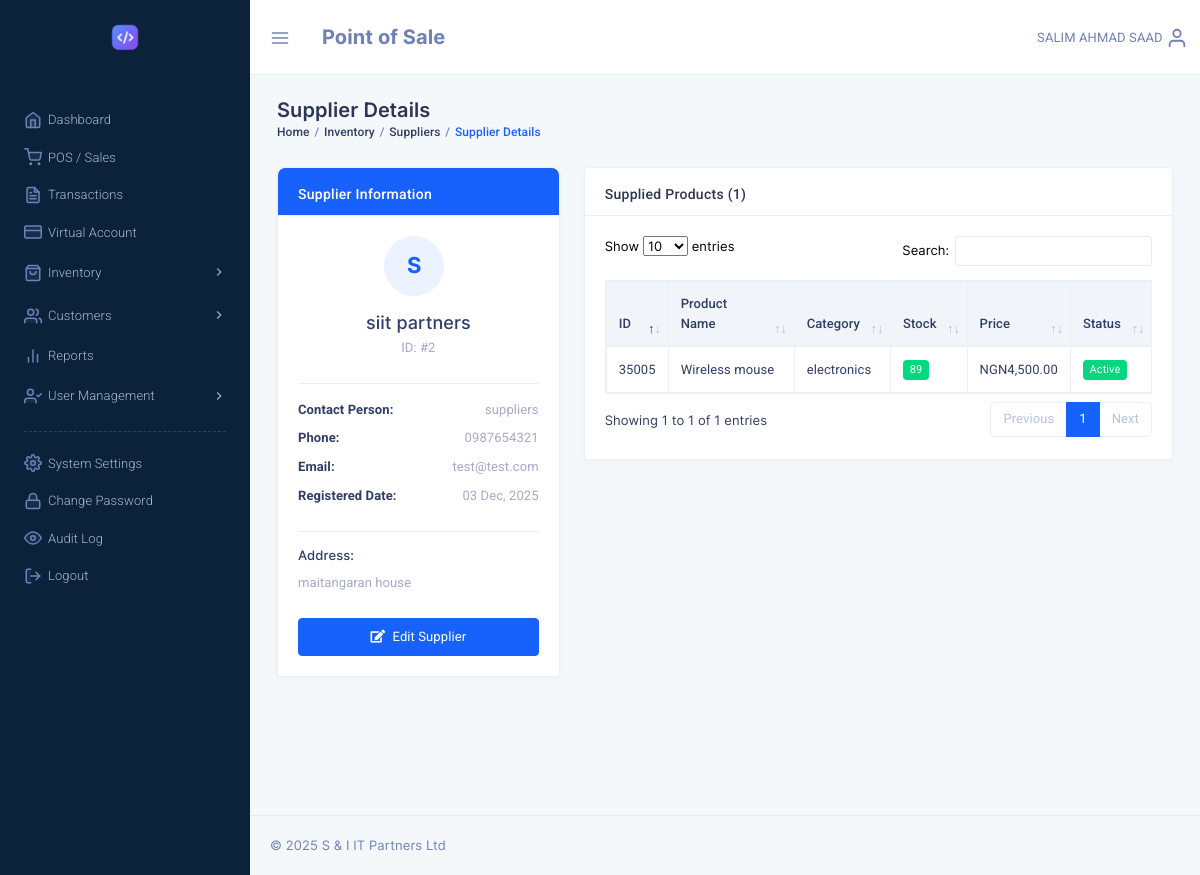
Page /supplier_details.php?id=2 (signed in) on the committed database.
### tables this page shows
CREATE TABLE `system_settings` (
  `id` int NOT NULL,
  `setting_key` varchar(100) NOT NULL,
  `setting_value` text,
  `setting_type` enum('text','number','boolean','json') NOT NULL DEFAULT 'text',
  `description` varchar(255) DEFAULT NULL,
  `updated_by` varchar(32) DEFAULT NULL,
  `updated_at` timestamp NULL DEFAULT NULL ON UPDATE CURRENT_TIMESTAMP
);

CREATE TABLE `suppliers` (
  `id` int NOT NULL,
  `supplier_name` varchar(150) NOT NULL,
  `contact_name` varchar(100) DEFAULT NULL,
  `phone` varchar(20) DEFAULT NULL,
  `email` varchar(100) DEFAULT NULL,
  `address` text,
  `updated_by` varchar(32) NOT NULL,
  `last_update` timestamp NOT NULL DEFAULT CURRENT_TIMESTAMP ON UPDATE CURRENT_TIMESTAMP,
  `reg_by` varchar(32) NOT NULL,
  `reg_date` datetime NOT NULL
);

CREATE TABLE `products` (
  `id` int NOT NULL,
  `sku` varchar(50) DEFAULT NULL,
  `name` varchar(255) NOT NULL,
  `description` varchar(255) NOT NULL,
  `category_id` int NOT NULL,
  `supplier_id` int NOT NULL,
  `barcode` varchar(20) DEFAULT NULL,
  `cost_price` double(10,2) NOT NULL,
  `selling_price` double(10,2) NOT NULL,
  `qty_in_stock` int NOT NULL DEFAULT '0',
  `low_stock_alert` int NOT NULL,
  `hasBatches` tinyint(1) NOT NULL,
  `updated_by` varchar(32) DEFAULT NULL,
  `last_update` timestamp NULL DEFAULT NULL ON UPDATE CURRENT_TIMESTAMP,
  `reg_by` varchar(32) NOT NULL,
  `reg_date` datetime DEFAULT NULL,
  `is_active` tinyint(1) NOT NULL DEFAULT '0',
  `image_url` varchar(255) DEFAULT NULL
);

CREATE TABLE `categories` (
  `id` int NOT NULL,
  `name` varchar(100) NOT NULL,
  `description` text,
  `parent_id` int DEFAULT NULL,
  `updated_by` varchar(32) DEFAULT NULL,
  `last_update` datetime NOT NULL DEFAULT CURRENT_TIMESTAMP ON UPDATE CURRENT_TIMESTAMP,
  `reg_by` varchar(32) NOT NULL,
  `reg_date` datetime NOT NULL DEFAULT CURRENT_TIMESTAMP,
  `is_active` tinyint(1) NOT NULL DEFAULT '1'
);

### include/admin_constants.php (called while the page is built, shortened)
<?php
$admin = $_SESSION['pos_admin'];
if((!isset($_SESSION['pos_admin_basic'])) || (!is_array($_SESSION['pos_admin_basic']))) {
	$constantSQL = "SELECT id, username, sname, fname, mname FROM admins WHERE username= :username";
	$constantQuery = $dbh->prepare($constantSQL);
	$constantQuery->bindParam(':username', $admin, PDO::PARAM_STR);
	$constantQuery->execute();
	$constantResult = $constantQuery->fetch(PDO::FETCH_ASSOC);
	$fullname = !empty($constantResult['mname']) ? ($constantResult['fname'] . ' ' . $constantResult['mname'] . ' ' . $constantResult['sname']) : ($constantResult['fname'] . ' ' . $constantResult['sname']);
	$admin_fullname = $_SESSION['pos_admin_basic']['fullname'] = strtoupper($fullname);
} else {
	$admin_fullname = $_SESSION['pos_admin_basic']['fullname'];
}
?>

### include/functions.php (called while the page is built, shortened)
<?php
function get_currency($dbh)
{
	try {
		$sql = "SELECT setting_value FROM system_settings WHERE setting_key = 'currency_code' LIMIT 1";
		$query = $dbh->prepare($sql);
		$query->execute();
		$result = $query->fetch(PDO::FETCH_ASSOC);
		$currency = $result ? $result['setting_value'] : 'NGN';
		return $currency;
	} catch (PDOException $e) {
		$_SESSION['currency'] = 'NGN';
		return 'NGN';
	}
}
?>

### supplier_details.php (the view, shortened to what this page needs)
<?php
require("config.php");
require("include/functions.php");
require("include/admin_constants.php");
$id = $_GET['id'] ?? 0;
$sql = "SELECT * FROM suppliers WHERE id = :id";
$query = $dbh->prepare($sql);
$query->bindParam(':id', $id, PDO::PARAM_INT);
$query->execute();
$supplier = $query->fetch(PDO::FETCH_ASSOC);
$sql = "SELECT p.*, c.name as category_name
        FROM products p
        LEFT JOIN categories c ON p.category_id = c.id
        WHERE p.supplier_id = :id AND p.is_active = 1
        ORDER BY p.name ASC";
$query = $dbh->prepare($sql);
$query->bindParam(':id', $id, PDO::PARAM_INT);
$query->execute();
$products = $query->fetchAll(PDO::FETCH_ASSOC);
?>
<!DOCTYPE html>
<html lang="en">
<head>
    <link href="template/assets/css/bootstrap.min.css" rel="stylesheet" type="text/css" />
    <link href="template/assets/css/icons.min.css" rel="stylesheet" type="text/css" />
    <link href="template/assets/css/metisMenu.min.css" rel="stylesheet" type="text/css" />
    <link href="template/assets/css/app.min.css" rel="stylesheet" type="text/css" />
    <link href="template/plugins/datatables/dataTables.bootstrap5.min.css" rel="stylesheet" type="text/css" />
    <link href="template/plugins/datatables/responsive.bootstrap4.min.css" rel="stylesheet" type="text/css" />
</head>
<body class="dark-sidenav">
    <?php include('include/sidebar.php'); ?>
    <div class="page-wrapper">
        <div class="topbar"><?php require('template/top_nav_admin.php'); ?></div>
        <div class="page-content">
            <div class="container-fluid">
                <div class="row">
                    <div class="col-sm-12">
                        <div class="page-title-box">
                            <h4 class="page-title">Supplier Details</h4>
                            <ol class="breadcrumb">
                                <li class="breadcrumb-item"><a href="dashboard.php">Home</a></li>
                                <li class="breadcrumb-item"><a href="all_products.php">Inventory</a></li>
                                <li class="breadcrumb-item"><a href="manage_suppliers.php">Suppliers</a></li>
                                <li class="breadcrumb-item active">Supplier Details</li>
                            </ol>
                        </div>
                    </div>
                </div>
                <div class="row">
                    <div class="col-lg-4">
                        <div class="card">
                            <div class="card-header bg-primary">
                                <h5 class="card-title text-white mb-0">Supplier Information</h5>
                            </div>
                            <div class="card-body">
                                <div class="text-center mb-4">
                                    <div class="avatar-box thumb-xl align-self-center mr-2">
                                        <span class="avatar-title bg-soft-primary rounded-circle text-primary">
                                            <?php echo strtoupper(substr($supplier['supplier_name'], 0, 1)); ?>
                                        </span>
                                    </div>
                                    <h4 class="mt-3 mb-1"><?php echo htmlspecialchars($supplier['supplier_name']); ?></h4>
                                    <p class="text-muted mb-0">ID: #<?php echo $supplier['id']; ?></p>
                                </div>
                                <hr>
                                <div class="row">
                                    <div class="col-12">
                                        <p class="mb-2"><strong>Contact Person:</strong> <span class="float-right text-muted"><?php echo htmlspecialchars($supplier['contact_name'] ?? '-'); ?></span></p>
                                        <p class="mb-2"><strong>Phone:</strong> <span class="float-right text-muted"><?php echo htmlspecialchars($supplier['phone'] ?? '-'); ?></span></p>
                                        <p class="mb-2"><strong>Email:</strong> <span class="float-right text-muted"><?php echo htmlspecialchars($supplier['email'] ?? '-'); ?></span></p>
                                        <p class="mb-2"><strong>Registered Date:</strong> <span class="float-right text-muted"><?php echo date('d M, Y', strtotime($supplier['reg_date'])); ?></span></p>
                                    </div>
                                </div>
                                <hr>
                                <h6 class="mt-3">Address:</h6>
                                <p class="text-muted"><?php echo nl2br(htmlspecialchars($supplier['address'] ?? '-')); ?></p>
                                <div class="mt-4">
                                    <a href="edit_supplier.php?id=<?php echo $supplier['id']; ?>" class="btn btn-primary btn-block"><i class="fas fa-edit mr-1"></i> Edit Supplier</a>
                                </div>
                            </div>
                        </div>
                    </div>
                    <div class="col-lg-8">
                        <div class="card">
                            <div class="card-header">
                                <h5 class="card-title mb-0">Supplied Products (<?php echo count($products); ?>)</h5>
                            </div>
                            <div class="card-body">
                                <div class="table-responsive">
                                    <table id="productsTable" class="table table-striped table-bordered">
                                        <thead>
                                            <tr>
                                                <th>ID</th>
                                                <th>Product Name</th>
                                                <th>Category</th>
                                                <th>Stock</th>
                                                <th>Price</th>
                                                <th>Status</th>
                                            </tr>
                                        </thead>
                                        <tbody>
                                            <?php foreach ($products as $product): ?>
                                                <tr>
                                                    <td><?php echo $product['id']; ?></td>
                                                    <td><?php echo htmlspecialchars($product['name']); ?></td>
                                                    <td><?php echo htmlspecialchars($product['category_name'] ?? '-'); ?></td>
                                                    <td>
                                                        <?php if ($product['qty_in_stock'] <= $product['low_stock_alert']): ?>
                                                            <span class="badge badge-danger"><?php echo $product['qty_in_stock']; ?></span>
                                                        <?php else: ?>
                                                            <span class="badge badge-success"><?php echo $product['qty_in_stock']; ?></span>
                                                        <?php endif; ?>
                                                    </td>
                                                    <td><?php echo get_currency($dbh) . number_format($product['selling_price'], 2); ?></td>
                                                    <td>
                                                        <?php if ($product['is_active']): ?>
                                                            <span class="badge badge-success">Active</span>
                                                        <?php else: ?>
                                                            <span class="badge badge-danger">Inactive</span>
                                                        <?php endif; ?>
                                                    </td>
                                                </tr>
                                            <?php endforeach; ?>
                                        </tbody>
                                    </table>
                                </div>
                            </div>
                        </div>
                    </div>
                </div>
            </div>
            <footer class="footer text-center text-sm-left">
                <?php include('template/copyright.php'); ?>
            </footer>
        </div>
    </div>
</body>
</html>

### template/brand_admin.php (shortened to what this page needs)
<?php
                                    $logo_sql = "SELECT setting_value FROM system_settings WHERE setting_key = 'company_logo'";
                                    $logo_query = $dbh->prepare($logo_sql);
                                    $logo_query->execute();
                                    $company_logo = $logo_query->fetchColumn();
                                    ?>
<a href="dashboard.php" class="logo">
    <?php if ($company_logo && file_exists($company_logo)): ?>
                                            <img src="<?php echo htmlspecialchars($company_logo); ?>" height="50" alt="Company Logo" class="auth-logo">
                                        <?php else: ?>
                                            <img src="template/assets/images/logo-sm.png" height="50" alt="Logo" class="auth-logo">
                                        <?php endif; ?>
</a>

### template/top_nav_admin.php (shortened to what this page needs)
<nav class="navbar-custom">
    <ul class="list-unstyled topbar-nav float-right mb-0">
        <li class="dropdown">
            <a class="nav-link dropdown-toggle waves-effect waves-light nav-user" data-toggle="dropdown" href="#" role="button" aria-haspopup="false" aria-expanded="false">
                <span class="ms-1 nav-user-name hidden-sm"><?php echo $admin_fullname; ?></span>
                <i data-feather="user" class="align-self-center icon-sm"></i>
            </a>
        </li>
    </ul>
    <ul class="list-unstyled topbar-nav mb-0">
        <li>
            <button class="nav-link button-menu-mobile">
                <i data-feather="menu" class="align-self-center topbar-icon"></i>
            </button>
        </li>
        <li class="creat-btn">
            <div class="nav-link">
                <span class="app-name font-weight-bold font-20">Point of Sale</span>
            </div>
        </li>
    </ul>
</nav>

### rows in the picture
system_settings: setting_value (picture)
suppliers: supplier_name "S", supplier_name "siit partners", id "2", contact_name "suppliers", phone "0987654321", email "test@test.com", reg_date "03 Dec, 2025", address "maitangaran house"
products: id "35005", name "Wireless mouse", category.name "electronics", qty_in_stock "89", system_settings.setting_value "NGN", selling_price "4,500.00", is_active "Active"

### other values in the picture
$admin_fullname "SALIM AHMAD SAAD"
count($products) "1"
